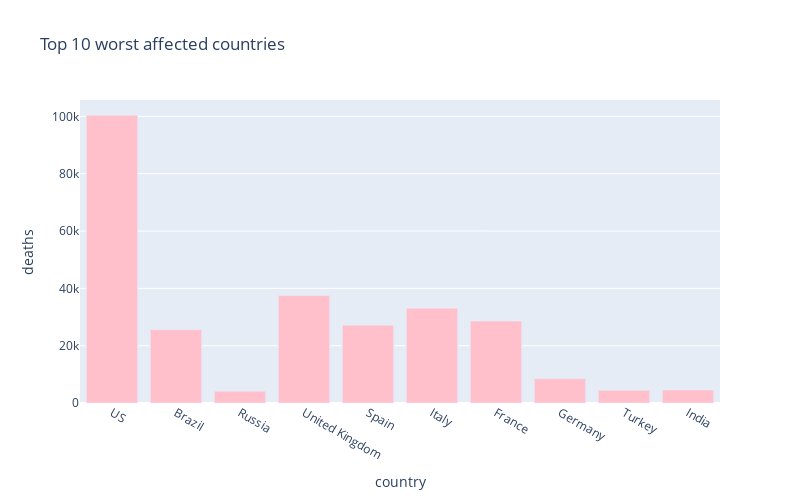

Source (notebook cell):
### Markdown cell above
# 10 worst hit countries - Death cases

### Code cell
px.bar(
    sorted_country_df.head(10),
    x = "country",
    y = "deaths",
    title= "Top 10 worst affected countries", # the axis names
    color_discrete_sequence=["pink"], 
    height=500,
    width=800
)

### Figure 1 — Plotly figure (JSON) as saved in the notebook; plotly's stock layout.template omitted (floating-point values rounded to 4 significant figures)
{"data": [{"alignmentgroup": "True", "hovertemplate": "country=%{x}<br>deaths=%{y}<extra></extra>", "legendgroup": "", "marker": {"color": "pink"}, "name": "", "offsetgroup": "", "orientation": "v", "showlegend": false, "textposition": "auto", "type": "bar", "x": ["US", "Brazil", "Russia", "United Kingdom", "Spain", "Italy", "France", "Germany", "Turkey", "India"], "xaxis": "x", "y": [100442, 25598, 4142, 37542, 27117, 33072, 28599, 8449, 4431, 4540], "yaxis": "y"}], "layout": {"barmode": "relative", "height": 500, "legend": {"tracegroupgap": 0}, "title": {"text": "Top 10 worst affected countries"}, "width": 800, "xaxis": {"anchor": "y", "domain": [0, 1], "title": {"text": "country"}}, "yaxis": {"anchor": "x", "domain": [0, 1], "title": {"text": "deaths"}}}}
